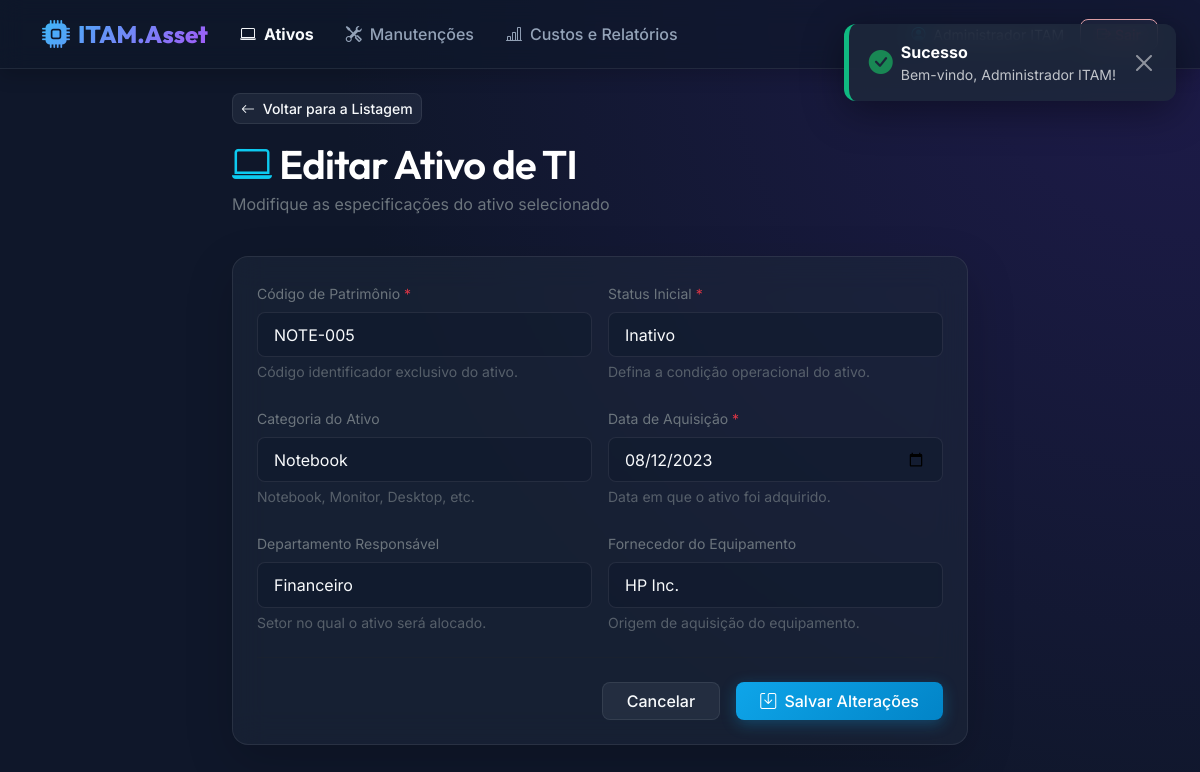
The page /?modulo=ativos&acao=editar&id=5 (signed in) on the database its author committed.
### tables this page shows
CREATE TABLE IF NOT EXISTS `ativo` (
    `id_ativo` INT AUTO_INCREMENT PRIMARY KEY,
    `patrimonio` VARCHAR(30) UNIQUE NOT NULL,
    `status` ENUM('Ativo', 'Inativo', 'Em Manutenção') NOT NULL DEFAULT 'Ativo',
    `data_aquisicao` DATE NOT NULL,
    `id_categoria` INT,
    `id_departamento` INT,
    `id_fornecedor` INT,
    CONSTRAINT `fk_ativo_categoria` FOREIGN KEY (`id_categoria`) REFERENCES `categoria` (`id_categoria`) ON DELETE SET NULL,
    CONSTRAINT `fk_ativo_departamento` FOREIGN KEY (`id_departamento`) REFERENCES `departamento` (`id_departamento`) ON DELETE SET NULL,
    CONSTRAINT `fk_ativo_fornecedor` FOREIGN KEY (`id_fornecedor`) REFERENCES `fornecedor` (`id_fornecedor`) ON DELETE SET NULL
);

CREATE TABLE IF NOT EXISTS `categoria` (
    `id_categoria` INT AUTO_INCREMENT PRIMARY KEY,
    `descricao` VARCHAR(50) UNIQUE NOT NULL
);

CREATE TABLE IF NOT EXISTS `departamento` (
    `id_departamento` INT AUTO_INCREMENT PRIMARY KEY,
    `nome` VARCHAR(50) UNIQUE NOT NULL
);

CREATE TABLE IF NOT EXISTS `fornecedor` (
    `id_fornecedor` INT AUTO_INCREMENT PRIMARY KEY,
    `nome_empresa` VARCHAR(100) NOT NULL
);

### controllers/AtivoController.php (called while the page is built, shortened)
<?php
class AtivoController {
    private $db;
    private $ativoModel;
    public function __construct() {
        $this->db = Conexao::getConexao();
        $this->ativoModel = new AtivoModel($this->db);
    }
    public function editar() {
        $id = isset($_GET['id']) ? (int)$_GET['id'] : 0;
        $ativo = $this->ativoModel->buscarPorId($id);
        $categorias = $this->db->query("SELECT * FROM categoria ORDER BY descricao ASC")->fetchAll();
        $departamentos = $this->db->query("SELECT * FROM departamento ORDER BY nome ASC")->fetchAll();
        $fornecedores = $this->db->query("SELECT * FROM fornecedor ORDER BY nome_empresa ASC")->fetchAll();
        return [
            'view' => 'ativos/cadastro',
            'dados' => [
                'ativo' => $ativo,
                'categorias' => $categorias,
                'departamentos' => $departamentos,
                'fornecedores' => $fornecedores
            ]
        ];
    }
}

### conexao.php (called while the page is built, shortened)
<?php
class Conexao {
    private static $instancia = null;
    public static function getConexao(): PDO {
        if (self::$instancia === null) {
            try {
                $host = '127.0.0.1';
                $dbname = 'itam_db';
                $user = 'root';
                $password = '2oo6Br4silia!';
                $dsn = "mysql:host={$host};dbname={$dbname};charset=utf8mb4";
                $options = [
                    PDO::ATTR_ERRMODE => PDO::ERRMODE_EXCEPTION,
                    PDO::ATTR_DEFAULT_FETCH_MODE => PDO::FETCH_ASSOC,
                    PDO::ATTR_EMULATE_PREPARES => false
                ];
                self::$instancia = new PDO($dsn, $user, $password, $options);
                self::$instancia->exec("SET NAMES 'utf8mb4'");
                self::$instancia->exec("SET sql_mode = 'STRICT_ALL_TABLES'");
            } catch (PDOException $e) {
                error_log("Erro de Conexão PDO: " . $e->getMessage());
                http_response_code(500);
                die("Erro interno do servidor. Nossa equipe já foi notificada.");
            }
        }
        return self::$instancia;
    }
}

### models/AtivoModel.php (called while the page is built, shortened)
<?php
class AtivoModel {
    private $db;
    public function __construct($db) {
        $this->db = $db;
    }
    public function buscarPorId(int $id): ?array {
        $stmt = $this->db->prepare("SELECT * FROM ativo WHERE id_ativo = :id LIMIT 1");
        $stmt->execute(['id' => $id]);
        $ativo = $stmt->fetch();
        return $ativo ? $ativo : null;
    }
}

### views/ativos/cadastro.php (the view, shortened to what this page needs)
<?php
$isEdit = isset($ativo) && $ativo !== null;
$actionUrl = $isEdit ? '?modulo=ativos&acao=atualizar' : '?modulo=ativos&acao=salvar';
$titulo = $isEdit ? 'Editar Ativo de TI' : 'Cadastrar Novo Ativo';
$subtitulo = $isEdit ? 'Modifique as especificações do ativo selecionado' : 'Registre um novo ativo tecnológico no inventário corporativo';
$patrimonio_val = $old_input['patrimonio'] ?? ($ativo['patrimonio'] ?? '');
$status_val = $old_input['status'] ?? ($ativo['status'] ?? '');
$data_aquisicao_val = $old_input['data_aquisicao'] ?? ($ativo['data_aquisicao'] ?? '');
$id_categoria_val = $old_input['id_categoria'] ?? ($ativo['id_categoria'] ?? '');
$id_departamento_val = $old_input['id_departamento'] ?? ($ativo['id_departamento'] ?? '');
$id_fornecedor_val = $old_input['id_fornecedor'] ?? ($ativo['id_fornecedor'] ?? '');
?>
<div class="row mb-4">
    <div class="col-12 col-md-8 mx-auto">
        <a href="?modulo=ativos&acao=listagem" class="btn btn-secondary-neon btn-sm mb-3">
            <i class="bi bi-arrow-left me-1"></i> Voltar para a Listagem
        </a>
        <h1 class="text-white mb-1"><i class="bi bi-laptop me-2 text-info"></i><?= htmlspecialchars((string)$titulo, ENT_QUOTES, 'UTF-8') ?></h1>
        <p class="text-secondary"><?= htmlspecialchars((string)$subtitulo, ENT_QUOTES, 'UTF-8') ?></p>
    </div>
</div>
<div class="row">
    <div class="col-12 col-md-8 mx-auto">
        <div class="card card-glass p-4 border-glass shadow-lg">
            <form action="<?= htmlspecialchars((string)$actionUrl, ENT_QUOTES, 'UTF-8') ?>" method="POST">
                <div class="row g-3 mb-4">
                    <div class="col-12 col-sm-6">
                        <label for="patrimonio" class="form-label text-secondary small">Código de Patrimônio <span class="text-danger">*</span></label>
                        <input type="text" name="patrimonio" id="patrimonio" class="form-control form-control-glass"
                               value="<?= htmlspecialchars((string)$patrimonio_val, ENT_QUOTES, 'UTF-8') ?>" placeholder="Ex: NOTE-045, DESK-102" required>
                        <div class="form-text text-secondary opacity-75 small-text">Código identificador exclusivo do ativo.</div>
                    </div>
                    <div class="col-12 col-sm-6">
                        <label for="status" class="form-label text-secondary small">Status Inicial <span class="text-danger">*</span></label>
                        <select name="status" id="status" class="form-select form-select-glass" required>
                            <option value="Inativo" <?= ($status_val === 'Inativo') ? 'selected' : '' ?>>Inativo</option>
                        </select>
                        <div class="form-text text-secondary opacity-75 small-text">Defina a condição operacional do ativo.</div>
                    </div>
                </div>
                <div class="row g-3 mb-4">
                    <div class="col-12 col-sm-6">
                        <label for="id_categoria" class="form-label text-secondary small">Categoria do Ativo</label>
                        <select name="id_categoria" id="id_categoria" class="form-select form-select-glass">
                            <?php foreach ($categorias as $cat): ?>
                                <option value="<?= htmlspecialchars((string)$cat['id_categoria'], ENT_QUOTES, 'UTF-8') ?>" <?= ($id_categoria_val == $cat['id_categoria']) ? 'selected' : '' ?>>
                                    <?= htmlspecialchars((string)$cat['descricao'], ENT_QUOTES, 'UTF-8') ?>
                                </option>
                            <?php endforeach; ?>
                        </select>
                        <div class="form-text text-secondary opacity-75 small-text">Notebook, Monitor, Desktop, etc.</div>
                    </div>
                    <div class="col-12 col-sm-6">
                        <label for="data_aquisicao" class="form-label text-secondary small">Data de Aquisição <span class="text-danger">*</span></label>
                        <input type="date" name="data_aquisicao" id="data_aquisicao" class="form-control form-control-glass"
                               value="<?= htmlspecialchars((string)$data_aquisicao_val, ENT_QUOTES, 'UTF-8') ?>" required>
                        <div class="form-text text-secondary opacity-75 small-text">Data em que o ativo foi adquirido.</div>
                    </div>
                </div>
                <div class="row g-3 mb-4">
                    <div class="col-12 col-sm-6">
                        <label for="id_departamento" class="form-label text-secondary small">Departamento Responsável</label>
                        <select name="id_departamento" id="id_departamento" class="form-select form-select-glass">
                            <?php foreach ($departamentos as $dep): ?>
                                <option value="<?= htmlspecialchars((string)$dep['id_departamento'], ENT_QUOTES, 'UTF-8') ?>" <?= ($id_departamento_val == $dep['id_departamento']) ? 'selected' : '' ?>>
                                    <?= htmlspecialchars((string)$dep['nome'], ENT_QUOTES, 'UTF-8') ?>
                                </option>
                            <?php endforeach; ?>
                        </select>
                        <div class="form-text text-secondary opacity-75 small-text">Setor no qual o ativo será alocado.</div>
                    </div>
                    <div class="col-12 col-sm-6">
                        <label for="id_fornecedor" class="form-label text-secondary small">Fornecedor do Equipamento</label>
                        <select name="id_fornecedor" id="id_fornecedor" class="form-select form-select-glass">
                            <?php foreach ($fornecedores as $forn): ?>
                                <option value="<?= htmlspecialchars((string)$forn['id_fornecedor'], ENT_QUOTES, 'UTF-8') ?>" <?= ($id_fornecedor_val == $forn['id_fornecedor']) ? 'selected' : '' ?>>
                                    <?= htmlspecialchars((string)$forn['nome_empresa'], ENT_QUOTES, 'UTF-8') ?>
                                </option>
                            <?php endforeach; ?>
                        </select>
                        <div class="form-text text-secondary opacity-75 small-text">Origem de aquisição do equipamento.</div>
                    </div>
                </div>
                <hr class="border-glass mb-4">
                <div class="d-flex justify-content-end gap-3">
                    <a href="?modulo=ativos&acao=listagem" class="btn btn-secondary-neon px-4">
                        Cancelar
                    </a>
                    <button type="submit" class="btn btn-primary-neon px-4">
                        <i class="bi bi-save me-1"></i> Salvar Alterações
                    </button>
                </div>
            </form>
        </div>
    </div>
</div>

### css/custom.css (style rules this page uses)
:root { --bg-dark: #0f172a; --bg-card: rgba(30, 41, 59, 0.55); --border-glass: rgba(255, 255, 255, 0.08); --text-primary: #f8fafc; --text-secondary: #94a3b8; --color-primary: #0ea5e9; --color-primary-hover: #38bdf8; --color-secondary: #a855f7; --color-success: #10b981; --color-warning: #f59e0b; --color-danger: #f43f5e; }
body { font-family: 'Inter', sans-serif; background: radial-gradient(circle at top right, #1e1b4b, #0f172a 60%); background-attachment: fixed; color: var(--text-primary); min-height: 100vh; overflow-x: hidden; }
h1, h2, h3, h4, h5, h6 { font-family: 'Outfit', sans-serif; font-weight: 600; letter-spacing: -0.02em; }
.card-glass { background: var(--bg-card); backdrop-filter: blur(16px); -webkit-backdrop-filter: blur(16px); border: 1px solid var(--border-glass); border-radius: 16px; box-shadow: 0 10px 30px -5px rgba(0, 0, 0, 0.3); transition: transform 0.3s ease, box-shadow 0.3s ease; }
.btn-primary-neon { background: linear-gradient(135deg, var(--color-primary) 0%, #0284c7 100%); border: none; color: #fff; font-weight: 500; border-radius: 8px; box-shadow: 0 4px 15px rgba(14, 165, 233, 0.3); transition: all 0.3s ease; }
.btn-secondary-neon { background: rgba(148, 163, 184, 0.1); border: 1px solid var(--border-glass); color: var(--text-primary); font-weight: 500; border-radius: 8px; transition: all 0.3s ease; }
.form-control-glass, .form-select-glass { background: rgba(15, 23, 42, 0.45); border: 1px solid var(--border-glass); color: var(--text-primary) !important; border-radius: 8px; padding: 0.6rem 1rem; transition: all 0.3s ease; }
.form-control-glass::placeholder { color: #64748b; }
.form-select-glass option { background-color: #0f172a; color: var(--text-primary); }

### rows shown on the page
ativo: patrimonio "NOTE-005", status "Inativo", id_categoria "Notebook", data_aquisicao "08/12/2023", id_departamento "Financeiro", id_fornecedor "HP Inc."

### other values the page prints
$flash['message'] "Bem-vindo, Administrador ITAM!"
$titulo "Editar Ativo de TI"
$subtitulo "Modifique as especificações do ativo selecionado"
